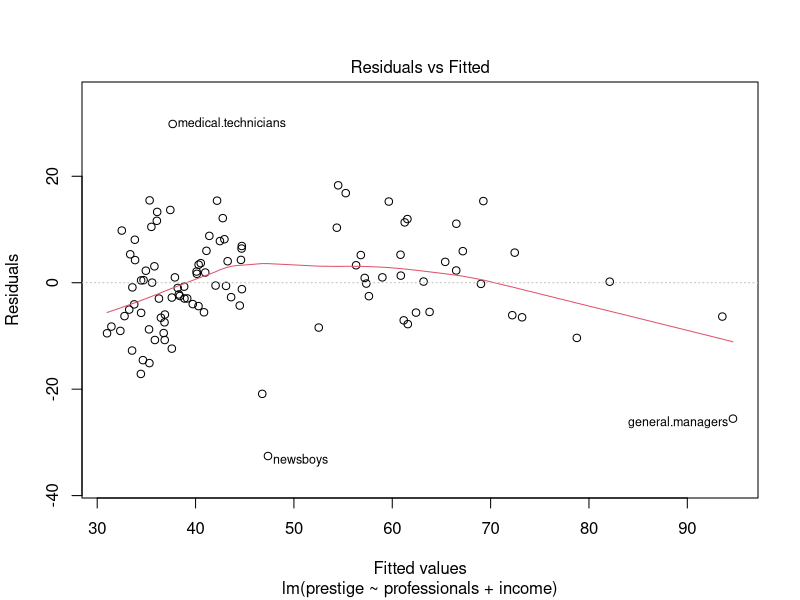
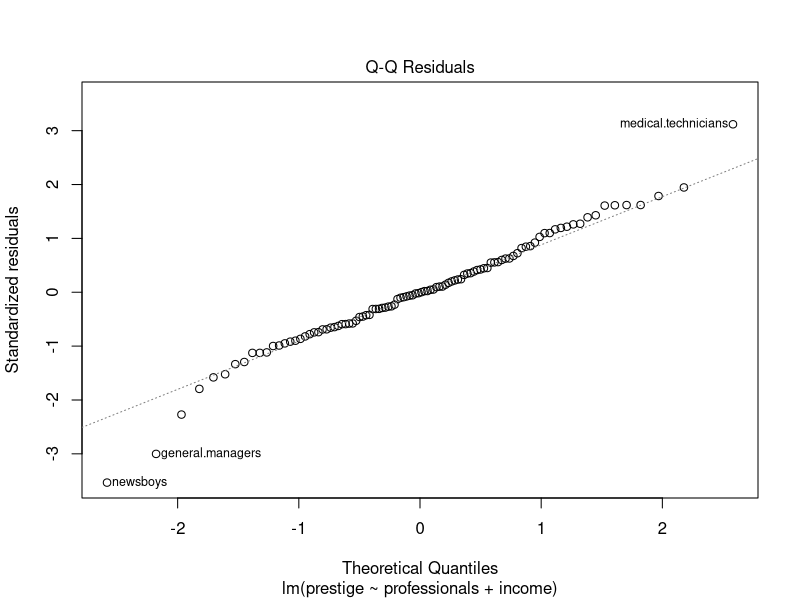
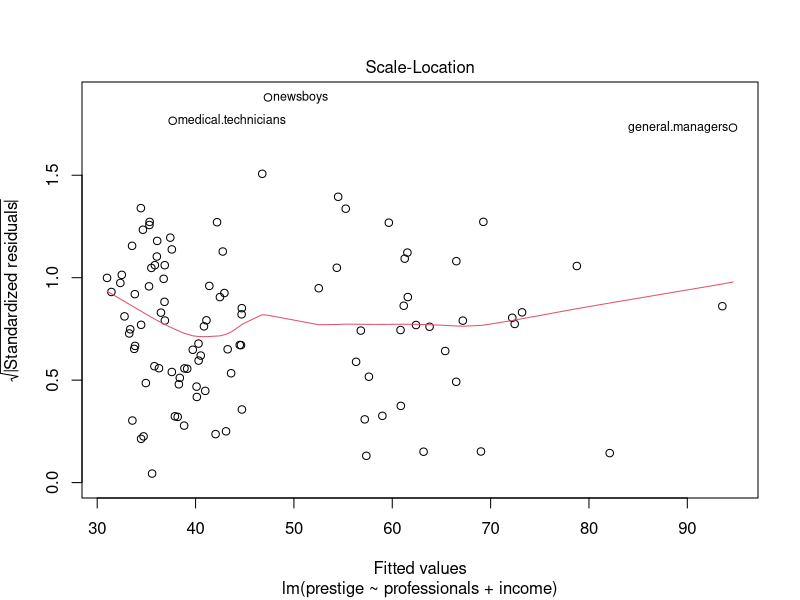
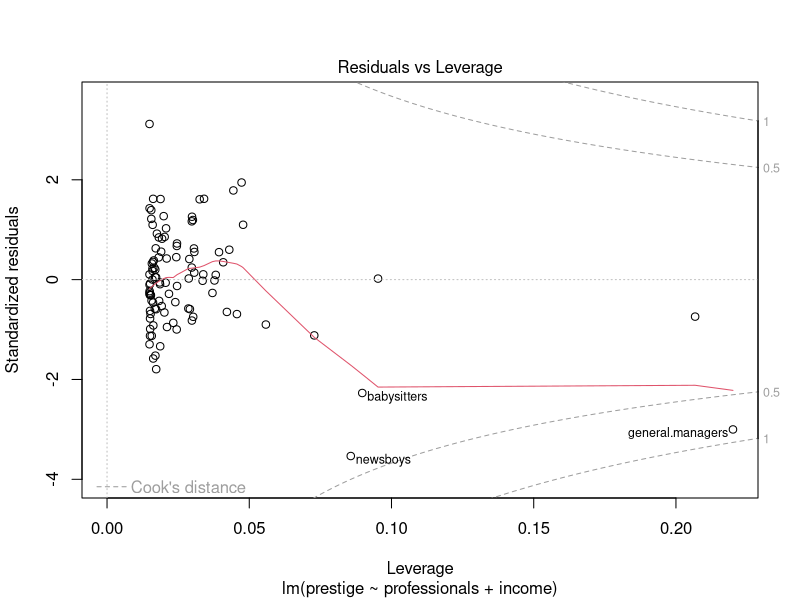

Generate these figures, in order, with R:
#### PROBLEM SET 4 - MARK ROCHE ######
install.packages(car)
library(car)
data(Prestige)
help(Prestige)

##### Question 1 ######

# (a): Create a new variable professional by recoding the variable type so that 
# professionals are coded as 1, and blue and white collar workers are coded as 0
data_prestige <- Prestige
# Rename the column 'type' as 'professionals'
names(data_prestige)[names(data_prestige) == 'type'] <- 'professionals'
# Write if/else loop to code professionals under this column as 1, 
# and blue and white collar workers as 0.
data_prestige$professionals <- ifelse(data_prestige$professionals %in% c("bc", 'wc') ,data_prestige$professionals<-0, data_prestige$professionals<-1)
data_prestige 
# (b): Run a linear model with prestige as an outcome, and income, professional 
# and the interaction of the two as predictors.
prestige_regression <- lm(prestige ~ professionals+income, data=data_prestige)
summary(prestige_regression)
plot(prestige_regression)
abline(prestige_regression)
# Intercept = 27.863, prof slope = 17.761, income slope = 0.002

# (c): Write the prediction equation based on the result.
# Equation = y = 27.863+17.761*x1+0.002*x2
# X1 and X2 are randomly chosen explanatory (or x) variables that can  predict y (or outcome values) 
# when they occur. 
# E.g. Take the first value for professionals in the dataset 'dataprestige' which equals 1 as 
# the x1 value and the first value for income which equals 12351 as the x2 value to get prestige 
# (or y value predicted when these x1 and x2 values occur)
y <- 27.863+17.761*1+0.002*12351
y 
# Predicted y (or Pineo-Porter prestige score) is 70.326 when income = 12351 and the person is a professional 
# (i.e. it holds 1 as value)

# (d): Interpret the coefficient for income.
# Coefficient = 0.02. Close to zero coefficient signals a null relationship between 
# income and prestige.

# (e): Interpret the coefficient for professional.
# Coefficient = 17.761. Indicates strong relationship between professionals and prestige. 

# (f): What is the effect of a $1,000 increase in income on 
# prestige score for professional occupations? 
# In other words, we are interested in the marginal effect of income when the variable 
# professional takes the value of 1. Calculate the change in yˆ associated with a $1,000 
# increase in income based on your answer for (c).
# Add 1000 income to income from (c) equation which equals 12351. 
12351 + 1000 # ANS = 13351
# Place in new equation instead of 12351 income
y1 <- 27.863+17.761*1+0.002*13351
y1 # Pineo-Porter prestige score = 72.326 when income is increased by 1000.
# This is compared with 70.326 from answer to (c). Therefore 1000 income increase associated
# with 2 point increase in prestige points. 
# Prestige therefore increases by a little bit if income is increased.

# (g): What is the effect of changing one’s occupations from non-professional to professional 
# when her income is $6,000? We are interested in the marginal effect of professional jobs 
# when the variable income takes the value of 6,000. Calculate the change in yˆ based on your 
# answer for (c).
y2 <- 27.863+17.761*1+0.002*6000
y2 # ANS = 57.624 prestige points 
27.863+17.761*0+0.002*6000 # ANS = 39.863 prestige points
# Subtract both prestige points to get effect of profession on prestige at same income rate of 6,000
57.624 - 39.863
# ANS = 17.761. Therefore, even if they earn the same income of 6,000, a professional is likely to recieve 
# 17.761 more prestige points than blue and white collar workers. 
# Therefore, this indicates that the impact of profession is very large on prestige relative to income. 



###### Question 2 #####

# (a): Use the results from a linear regression to determine whether having these yard signs 
# in a precinct affects vote share (e.g., conduct a hypothesis test with α = .05).
# Yard signs is explanatory variable, vote share is outcome variable
# 1) Assumptions: Sample size n = 30, slope = 0.042, standard error = 0.016
# 2) Null and Alt Hypotheses: H0 = the effect of yard signs on vote share is null (i.e. the slope = 0), 
# HA = the effect of yard signs on vote share is present (i.e. the slope does not = O) 
# 3) Calculate test stat by dividing slope and null hyp for slope (or O) by standard error (i.e. 0.016)
0.042/0.016 # T stat = 2.625
# 4) P-value: Use T table
# N - 1df (i.e. 30-1) ANS = 19. T stat on row 19 of t table falls between 0.01 and 0.005. Therefore, 0.0075
# for one tail. Multiply by 2 for two-tail test = 0.05
# 5) Conclusions: p-value is = to level of significance 0.05. Therefore, null can be just about be rejected.
# We can determine that it is possible that the prescence of these yard signs within a precicint 
# may impact vote share. 

# (b): Use the results to determine whether being next to precincts with these yard signs affects 
# vote share (e.g., conduct a hypothesis test with α = .05).
# 1) Assumptions: Sample size n = 76, intercept = 0.042, standard error = 0.013
# 2) Null and Alt Hypotheses: H0 = no effect on vote share (slope = 0), HA = effect on vote share (i.e. slope does not
# = 0)
# 3) Test Stat: 
0.042/0.013 # T stat = 3.230769
# 4) P-value = 0.9991
# 5) Conclusions: P value greater than 0.05. Therefore, we cannot reject the null hypothesis. It cannot
# be determined that being adjecent to precincts using yard signs impacts vote share

# (c): Interpret the coefficient for the constant term substantively.
# The constant 0.302 here is the Y-intercept (where the line crosses the y axis). Standard error of intercept
# is 0.011. 
# It tells us that if lawn signs present within and adjacent to precincts are zero  (i.e.
# there are no yard signs), vote share = 0.302. Therefore, with no yard signs, 0.302 of vote share will go 
# to Ken Cuccinelli. 

# (d): Evaluate the model fit for this regression. What does this tell us about the importance of 
# yard signs versus other factors that are not modeled?
# Interpret Rsqaured 0.094 to evaluate model fit. Rsquared always between 0-100 percent
# 0.094 = 9.4%
# Closer to 100%, the more the model explains outcome variable variance
# Therefore, model explains only 9.4% of vote share  variance
# Indicates that other factors that are not modeled are likley  have a greater effect on vote share than
# yard signs. This is because 90.6% of vote share variance is not explained by yard signs.  
